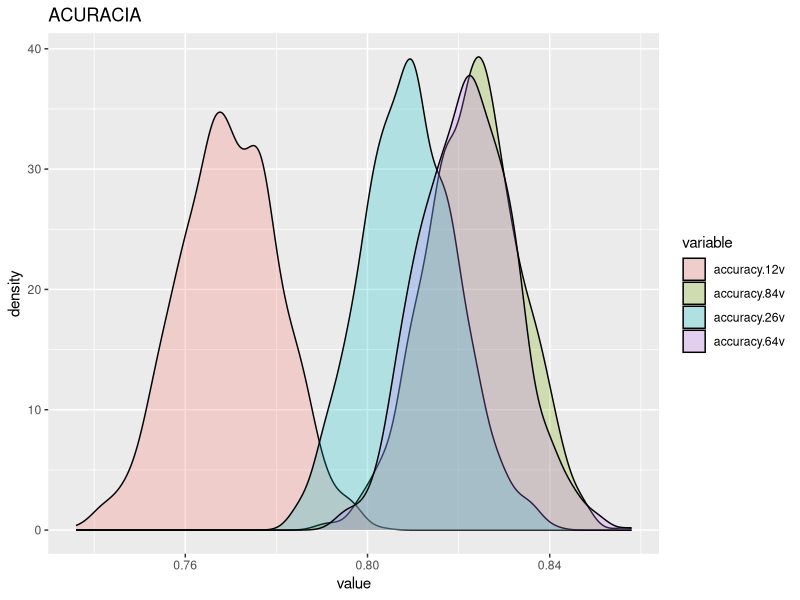
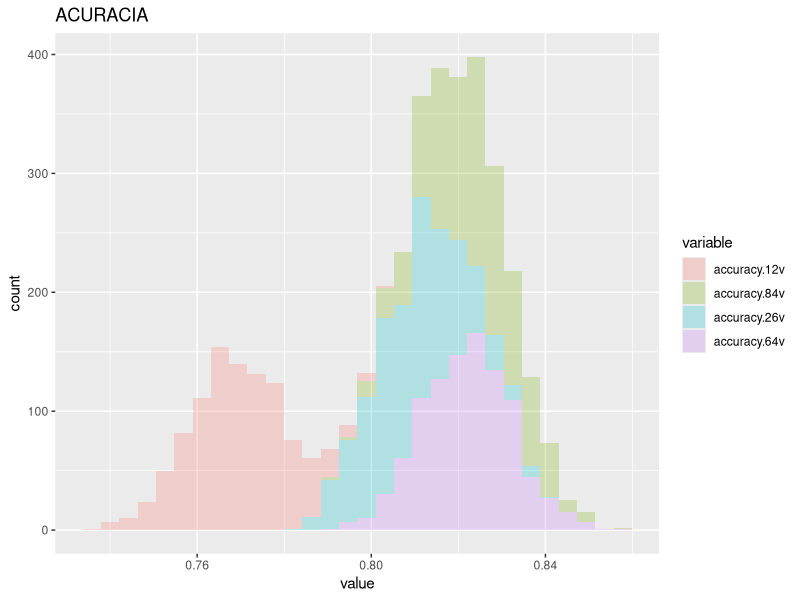
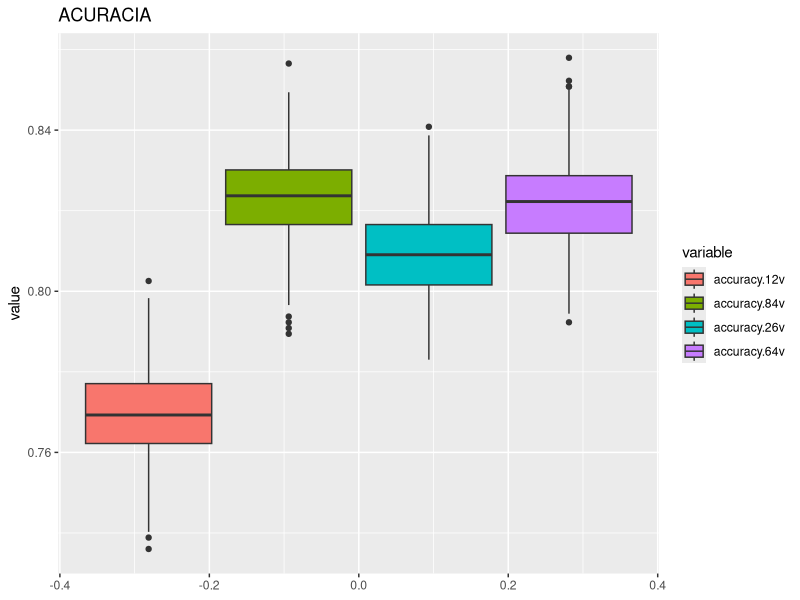
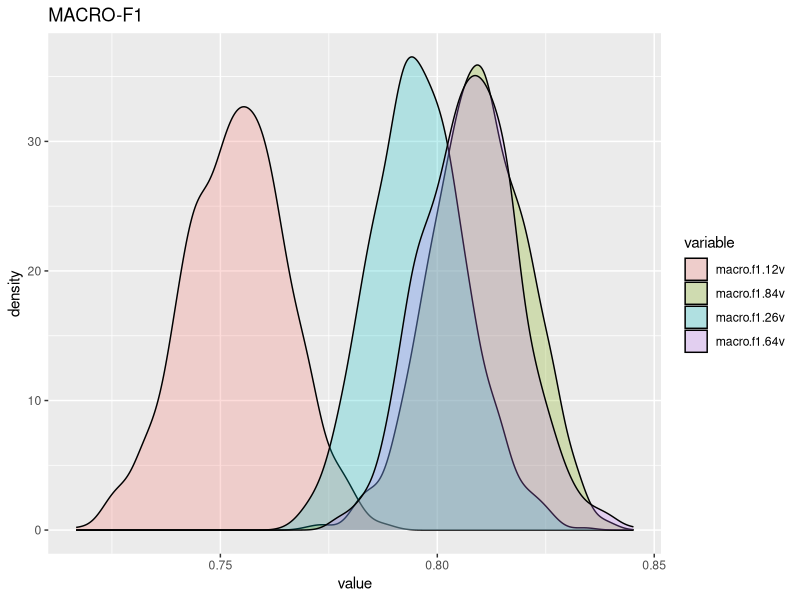
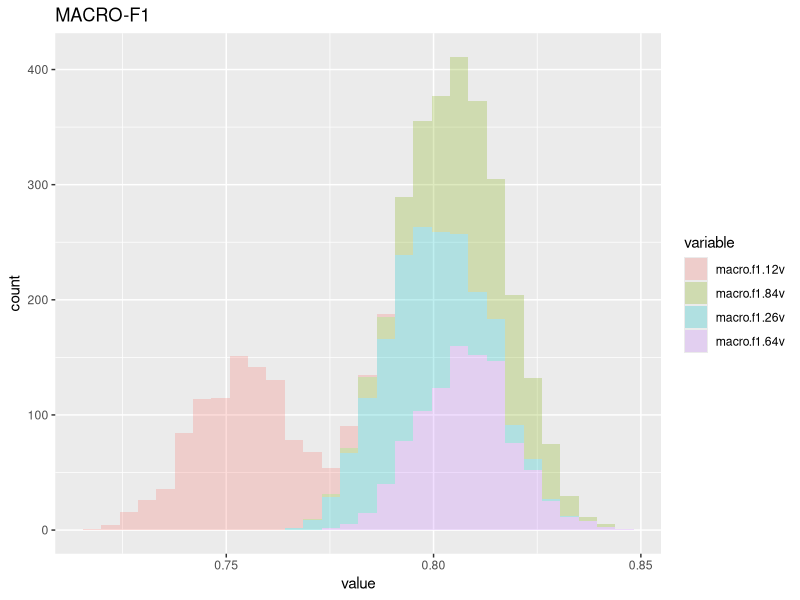
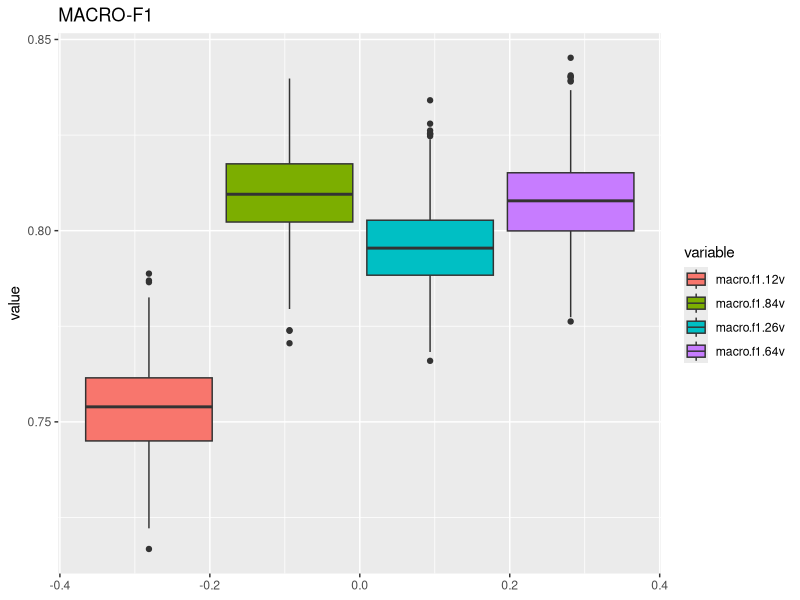
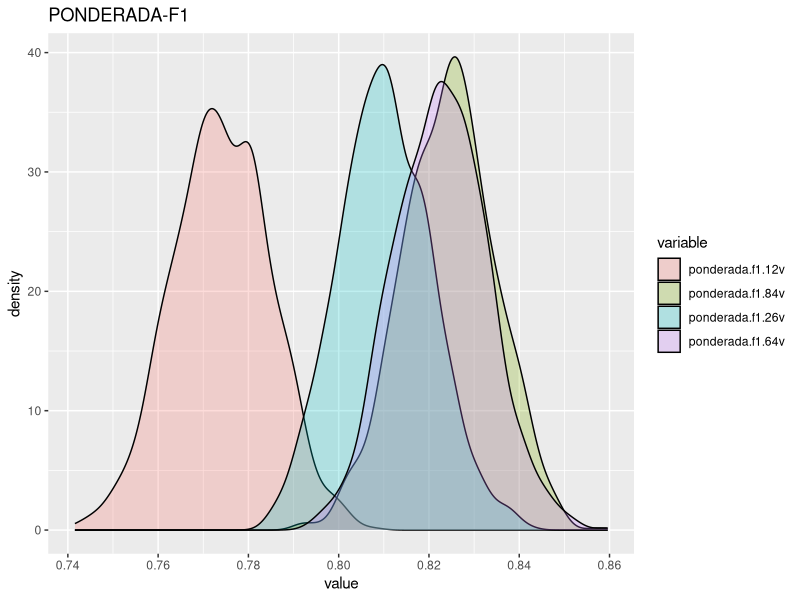
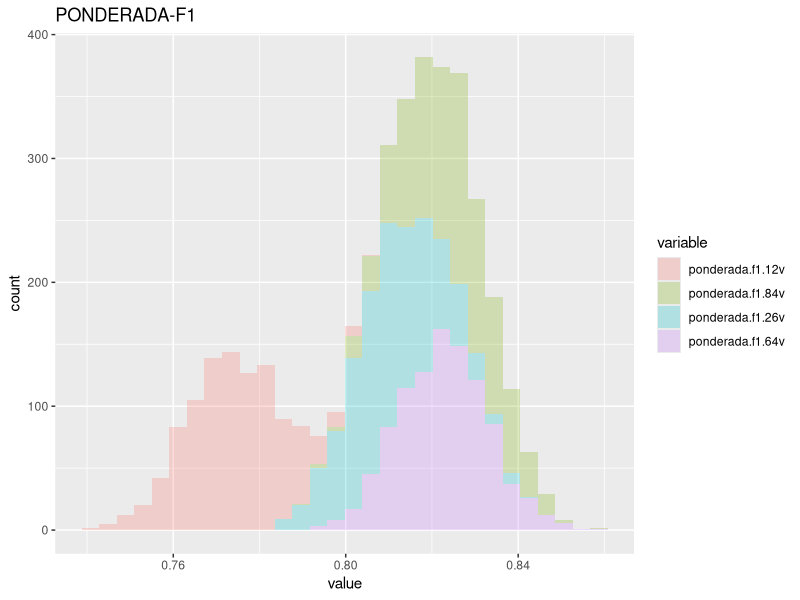

Source code (R) for these figures, in order:
getwd()
rm(list = ls())

library(ggplot2)
library(reshape2)

dados <- read.table('matriz_final_ANOVA.csv', sep = ',',
                    header = TRUE, stringsAsFactors = FALSE)
qtcol <- ncol(dados)
dados <- dados[, -c(1, qtcol)]
nrow(dados)
ncol(dados)
#View(dados)

############################ ACURACIA ##########################
accuracy.12v <- dados[1:1000, 1]
accuracy.84v <- dados[1001:2000, 1]
accuracy.26v <- dados[2001:3000, 1]
accuracy.64v <- dados[3001:4000, 1]

acc <- data.frame(accuracy.12v, accuracy.84v,
                  accuracy.26v, accuracy.64v)
data.acc <- melt(acc)

### ANALISE SOBREPOSICAO ACURACIA
ggplot(data.acc, aes(x=value, fill=variable)) + 
  geom_density(alpha=0.25) + ggtitle('ACURACIA')
ggplot(data.acc, aes(x=value, fill=variable)) + 
  geom_histogram(alpha=0.25) + ggtitle('ACURACIA')
ggplot(data.acc, aes(y=value, fill=variable)) + 
  geom_boxplot() + ggtitle('ACURACIA')

### CALCULO PERCENTIS 5% e 95%
quantile(accuracy.12v, probs = c(0.05, 0.95))
quantile(accuracy.84v, probs = c(0.05, 0.95))
quantile(accuracy.26v, probs = c(0.05, 0.95))
quantile(accuracy.64v, probs = c(0.05, 0.95))

######################## MACRO-F1 ##############################
macro.f1.12v <- dados[1:1000, 2]
macro.f1.84v <- dados[1001:2000, 2]
macro.f1.26v <- dados[2001:3000, 2]
macro.f1.64v <- dados[3001:4000, 2]

macro.f1 <- data.frame(macro.f1.12v, macro.f1.84v,
                  macro.f1.26v, macro.f1.64v)
data.macro.f1 <- melt(macro.f1)

### ANALISE SOBREPOSICAO MACRO-F1
ggplot(data.macro.f1, aes(x=value, fill=variable)) + 
  geom_density(alpha=0.25) + ggtitle('MACRO-F1')
ggplot(data.macro.f1, aes(x=value, fill=variable)) + 
  geom_histogram(alpha=0.25) + ggtitle('MACRO-F1')
ggplot(data.macro.f1, aes(y=value, fill=variable)) + 
  geom_boxplot() + ggtitle('MACRO-F1')

### CALCULO PERCENTIS 5% e 95%
quantile(macro.f1.12v, probs = c(0.05, 0.95))
quantile(macro.f1.84v, probs = c(0.05, 0.95))
quantile(macro.f1.26v, probs = c(0.05, 0.95))
quantile(macro.f1.64v, probs = c(0.05, 0.95))

########################## PONDERADA-F1 #########################
ponderada.f1.12v <- dados[1:1000, 3]
ponderada.f1.84v <- dados[1001:2000, 3]
ponderada.f1.26v <- dados[2001:3000, 3]
ponderada.f1.64v <- dados[3001:4000, 3]

ponderada.f1 <- data.frame(ponderada.f1.12v, ponderada.f1.84v,
                           ponderada.f1.26v, ponderada.f1.64v)
data.ponderada.f1 <- melt(ponderada.f1)

### ANALISE SOBREPOSICAO PONDERADA-F1
ggplot(data.ponderada.f1, aes(x=value, fill=variable)) + 
  geom_density(alpha=0.25) + ggtitle('PONDERADA-F1')
ggplot(data.ponderada.f1, aes(x=value, fill=variable)) + 
  geom_histogram(alpha=0.25) + ggtitle('PONDERADA-F1')
ggplot(data.ponderada.f1, aes(y=value, fill=variable)) + 
  geom_boxplot() + ggtitle('PONDERADA-F1')

### CALCULO PERCENTIS 5% e 95%
quantile(ponderada.f1.12v, probs = c(0.05, 0.95))
quantile(ponderada.f1.84v, probs = c(0.05, 0.95))
quantile(ponderada.f1.26v, probs = c(0.05, 0.95))
quantile(ponderada.f1.64v, probs = c(0.05, 0.95))

########################## MATTHEW COEFIC. #########################
mcc.12v <- dados[1:1000, 4]
mcc.84v <- dados[1001:2000, 4]
mcc.26v <- dados[2001:3000, 4]
mcc.64v <- dados[3001:4000, 4]

mcc <- data.frame(mcc.12v, mcc.84v,
                  mcc.26v, mcc.64v)
data.mcc <- melt(mcc)

### ANALISE SOBREPOSICAO MATTHEW COEFIC.
ggplot(data.mcc, aes(x=value, fill=variable)) + 
  geom_density(alpha=0.25) + ggtitle('MATTHEW COEFIC.')
ggplot(data.mcc, aes(x=value, fill=variable)) + 
  geom_histogram(alpha=0.25) + ggtitle('MATTHEW COEFIC.')
ggplot(data.mcc, aes(y=value, fill=variable)) + 
  geom_boxplot() + ggtitle('MATTHEW COEFIC.')

### CALCULO PERCENTIS 5% e 95%
quantile(mcc.12v, probs = c(0.05, 0.95))
quantile(mcc.84v, probs = c(0.05, 0.95))
quantile(mcc.26v, probs = c(0.05, 0.95))
quantile(mcc.64v, probs = c(0.05, 0.95))

########################## KAPPA COEFIC. #########################
kappa.12v <- dados[1:1000, 5]
kappa.84v <- dados[1001:2000, 5]
kappa.26v <- dados[2001:3000, 5]
kappa.64v <- dados[3001:4000, 5]

kappa <- data.frame(kappa.12v, kappa.84v,
                    kappa.26v, kappa.64v)
data.kappa <- melt(kappa)

### ANALISE SOBREPOSICAO KAPPA COEFIC.
ggplot(data.kappa, aes(x=value, fill=variable)) + 
  geom_density(alpha=0.25) + ggtitle('KAPPA COEFIC.')
ggplot(data.kappa, aes(x=value, fill=variable)) + 
  geom_histogram(alpha=0.25) + ggtitle('KAPPA COEFIC.')
ggplot(data.kappa, aes(y=value, fill=variable)) + 
  geom_boxplot() + ggtitle('KAPPA COEFIC.')

### CALCULO PERCENTIS 5% e 95%
quantile(kappa.12v, probs = c(0.05, 0.95))
quantile(kappa.84v, probs = c(0.05, 0.95))
quantile(kappa.26v, probs = c(0.05, 0.95))
quantile(kappa.64v, probs = c(0.05, 0.95))
